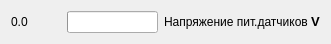
    <widget class="QWidget" name="layoutWidget">
     <property name="geometry">
      <rect>
       <x>11</x>
       <y>30</y>
       <width>321</width>
       <height>23</height>
      </rect>
     </property>
     <layout class="QHBoxLayout" name="horizontalLayout_2">
      <item>
       <widget class="QLabel" name="label_2">
        <property name="sizePolicy">
         <sizepolicy hsizetype="Fixed" vsizetype="Fixed">
          <horstretch>0</horstretch>
          <verstretch>0</verstretch>
         </sizepolicy>
        </property>
        <property name="minimumSize">
         <size>
          <width>50</width>
          <height>0</height>
         </size>
        </property>
        <property name="text">
         <string>0.0 </string>
        </property>
       </widget>
      </item>
      <item>
       <widget class="QProgressBar" name="progressBar_2">
        <property name="maximumSize">
         <size>
          <width>108</width>
          <height>16777215</height>
         </size>
        </property>
        <property name="statusTip">
         <string/>
        </property>
        <property name="whatsThis">
         <string notr="true"/>
        </property>
        <property name="value">
         <number>0</number>
        </property>
        <property name="textVisible">
         <bool>false</bool>
        </property>
       </widget>
      </item>
      <item>
       <widget class="QLabel" name="label_4">
        <property name="text">
         <string>&lt;html&gt;&lt;head/&gt;&lt;body&gt;&lt;p&gt;Напряжение пит.датчиков &lt;span style=&quot; font-size:10pt; font-weight:600;&quot;&gt;V&lt;/span&gt;&lt;/p&gt;&lt;/body&gt;&lt;/html&gt;</string>
        </property>
       </widget>
      </item>
     </layout>
    </widget>
